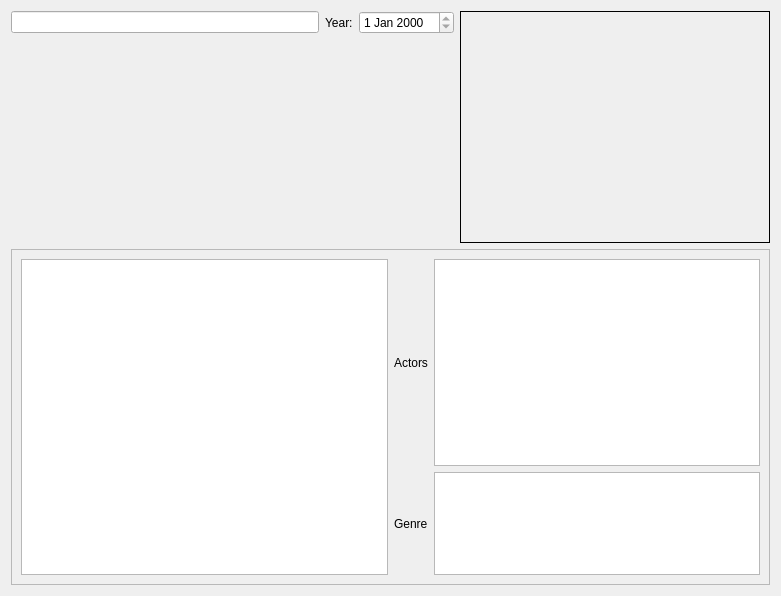
<?xml version="1.0" encoding="UTF-8"?>
<ui version="4.0">
 <class>cMovieDetails</class>
 <widget class="QWidget" name="cMovieDetails">
  <property name="geometry">
   <rect>
    <x>0</x>
    <y>0</y>
    <width>781</width>
    <height>596</height>
   </rect>
  </property>
  <property name="windowTitle">
   <string>Form</string>
  </property>
  <layout class="QGridLayout" name="gridLayout">
   <item row="0" column="0">
    <layout class="QHBoxLayout" name="horizontalLayout_6" stretch="3,1">
     <item>
      <layout class="QVBoxLayout" name="verticalLayout">
       <item>
        <layout class="QHBoxLayout" name="horizontalLayout_2">
         <item>
          <widget class="QLineEdit" name="m_lpName">
           <property name="readOnly">
            <bool>true</bool>
           </property>
          </widget>
         </item>
         <item>
          <widget class="QLabel" name="label_4">
           <property name="text">
            <string>Year:</string>
           </property>
          </widget>
         </item>
         <item>
          <widget class="QDateEdit" name="m_lpFirstAired">
           <property name="readOnly">
            <bool>true</bool>
           </property>
          </widget>
         </item>
        </layout>
       </item>
       <item>
        <spacer name="verticalSpacer">
         <property name="orientation">
          <enum>Qt::Vertical</enum>
         </property>
         <property name="sizeHint" stdset="0">
          <size>
           <width>20</width>
           <height>40</height>
          </size>
         </property>
        </spacer>
       </item>
      </layout>
     </item>
     <item>
      <widget class="QLabel" name="m_lpDetailsBanner">
       <property name="minimumSize">
        <size>
         <width>310</width>
         <height>200</height>
        </size>
       </property>
       <property name="frameShape">
        <enum>QFrame::Box</enum>
       </property>
       <property name="text">
        <string/>
       </property>
       <property name="alignment">
        <set>Qt::AlignCenter</set>
       </property>
      </widget>
     </item>
    </layout>
   </item>
   <item row="1" column="0">
    <widget class="QScrollArea" name="scrollArea">
     <property name="widgetResizable">
      <bool>true</bool>
     </property>
     <widget class="QWidget" name="scrollAreaWidgetContents">
      <property name="geometry">
       <rect>
        <x>0</x>
        <y>0</y>
        <width>761</width>
        <height>310</height>
       </rect>
      </property>
      <layout class="QGridLayout" name="gridLayout_4">
       <item row="0" column="0">
        <layout class="QHBoxLayout" name="horizontalLayout_5">
         <item>
          <widget class="QTextEdit" name="m_lpDetailsOverview">
           <property name="readOnly">
            <bool>true</bool>
           </property>
          </widget>
         </item>
         <item>
          <layout class="QVBoxLayout" name="verticalLayout_4" stretch="2,1">
           <item>
            <layout class="QHBoxLayout" name="horizontalLayout_4">
             <item>
              <widget class="cVerticalLabel" name="label_2">
               <property name="text">
                <string>Actors</string>
               </property>
              </widget>
             </item>
             <item>
              <widget class="QTreeView" name="m_lpDetailsActors">
               <property name="editTriggers">
                <set>QAbstractItemView::NoEditTriggers</set>
               </property>
               <property name="alternatingRowColors">
                <bool>true</bool>
               </property>
               <attribute name="headerVisible">
                <bool>false</bool>
               </attribute>
              </widget>
             </item>
            </layout>
           </item>
           <item>
            <layout class="QHBoxLayout" name="horizontalLayout_3">
             <item>
              <widget class="cVerticalLabel" name="label_3">
               <property name="text">
                <string>Genre</string>
               </property>
              </widget>
             </item>
             <item>
              <widget class="QTreeView" name="m_lpDetailsGenre">
               <property name="editTriggers">
                <set>QAbstractItemView::NoEditTriggers</set>
               </property>
               <property name="alternatingRowColors">
                <bool>true</bool>
               </property>
               <attribute name="headerVisible">
                <bool>false</bool>
               </attribute>
              </widget>
             </item>
            </layout>
           </item>
          </layout>
         </item>
        </layout>
       </item>
      </layout>
     </widget>
    </widget>
   </item>
  </layout>
 </widget>
 <customwidgets>
  <customwidget>
   <class>cVerticalLabel</class>
   <extends>QLabel</extends>
   <header>cverticallabel.h</header>
  </customwidget>
 </customwidgets>
 <resources/>
 <connections/>
</ui>
